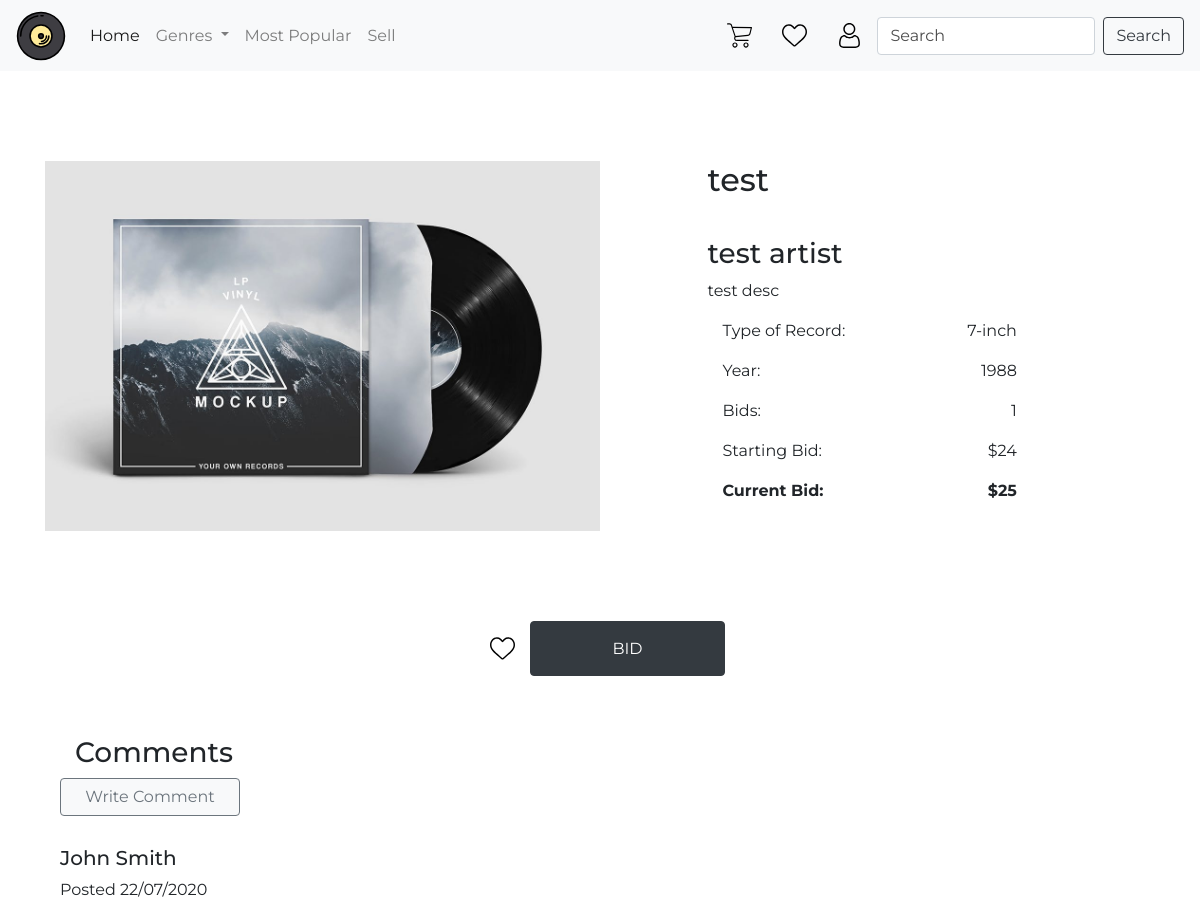
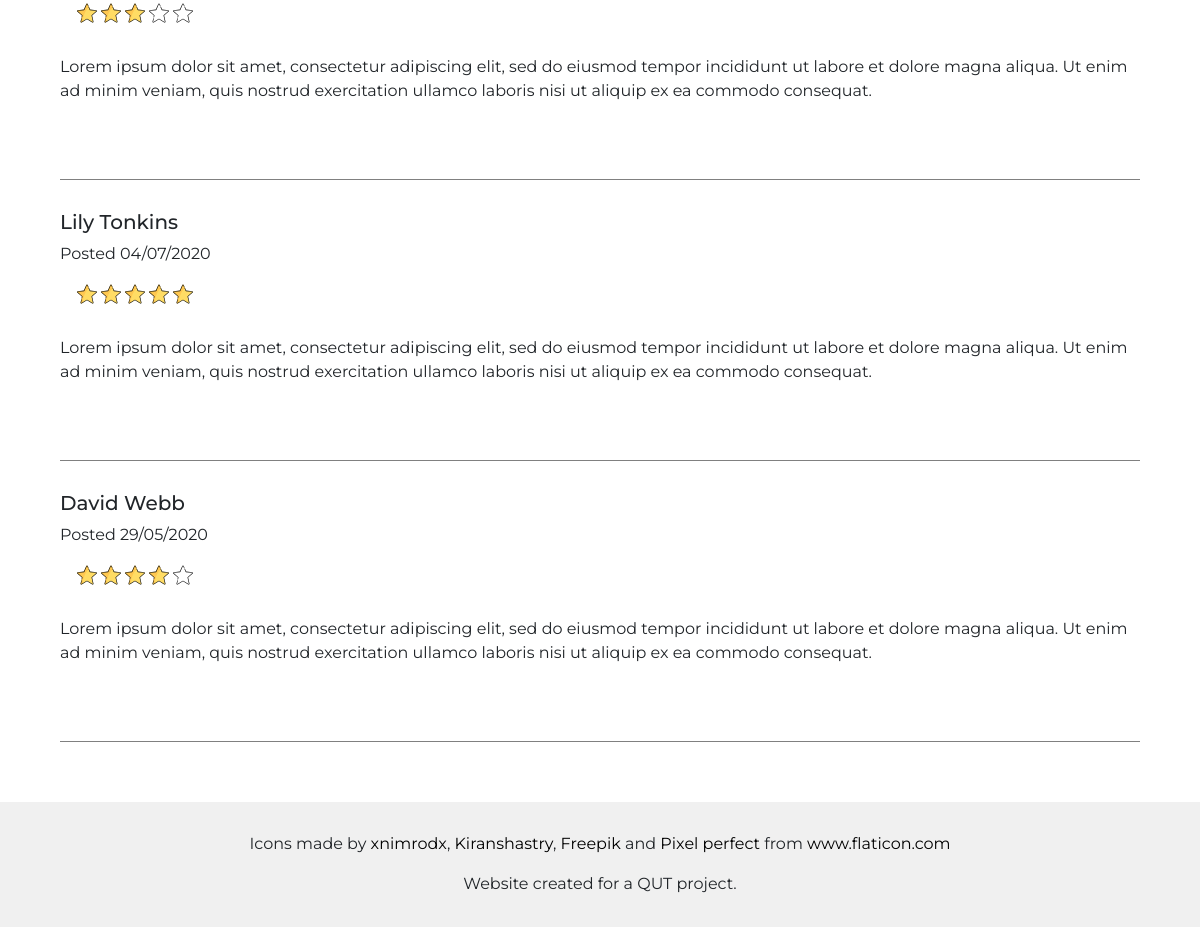
The page /item/25 on the database its author committed (2 pictures, top to bottom).
### auction/models.py (models this page shows, shortened)
class Item(db.Model):
    __tablename__ = 'items'
    id = db.Column(db.Integer, primary_key=True)
    name = db.Column(db.String(100), index=True, nullable=False)
    description = db.Column(db.String(200), nullable=False)
    artist = db.Column(db.String(100), index=True, nullable=False)
    genre = db.Column(db.String(80), index=True, nullable=False)
    year = db.Column(db.Integer, nullable=False)
    designation = db.Column(db.String(80), nullable=False)
    image = db.Column(db.String(400), nullable=False)
    starting_value = db.Column(db.Integer, nullable=False)
    current_value = db.Column(db.Integer, nullable=False)
    bid_number = db.Column(db.Integer, nullable=True)
    status = db.Column(db.String(80), index=True, nullable=False)
    user_id = db.Column(db.Integer, db.ForeignKey('users.id'))
    date_posted = db.Column(db.String, nullable=False)
    watchlists = db.relationship('Watchlist', backref='items')
    bids = db.relationship('Bid', backref='items')

### auction/auth.py (the view, shortened to what this page needs)
@bp2.route("/<id>")
def show(id):
    seller = False
    details = Item.query.filter_by(id=id).first()
    if seller:
        details = Item.query.filter_by(id=id).first()
        active_bids = Bid.query.filter_by(id=id).first()
        form = CloseAuctionForm()
        return render_template('seller_details.html', active_bids=active_bids, details=details, form=form)
    else:
        form = BidForm()
        details = Item.query.filter_by(id=id).first()
        return render_template('item_details.html', details=details, form=form)

### auction/forms.py
class BidForm(FlaskForm):
    value = IntegerField("Enter Bid Amount:", validators=[NumberRange(min=20), InputRequired
                                                    ("Please bid higher than the current bid")])
    submit = SubmitField("Bid")

### auction/templates/item_details.html (shortened to what this page needs)
{% extends 'base.html' %}
{% import "bootstrap/wtf.html" as wtf %}
{% block content %}
<div class="row def-padding space-between">
    <div class="col-lg-6 col-xs-12 top-btm-padding">
        <img class="img-fluid" src={{details.image}} alt="Record Image">
    </div>
    <div class="col-lg-5 col-xs-12 col-sm-12 col-md-12">
        <h2 class="top-btm-padding">{{details.name}}</h2>
        <h3>{{details.artist}}</h3>
        <p class="card-text">{{details.description}}</p>
        <div class="space-between col-lg-9 col-md-10 col-sm-12">
            <p>Type of Record: </p>
            <p>{{details.designation}}</p>
        </div>
        <div class="space-between col-lg-9 col-md-10 col-sm-12">
            <p>Year: </p>
            <p>{{details.year}}</p>
        </div>
        <div class="space-between col-lg-9 col-md-10 col-sm-12">
            <p>Bids: </p>
            <p>{{details.bid_number}}</p>
        </div>
        <div class="space-between col-lg-9 col-md-10 col-sm-12">
            <p>Starting Bid: </p>
            <p>${{details.starting_value}}</p>
        </div>
        <div class="space-between col-lg-9 col-md-10 col-sm-12 font-weight-bold">
            <p>Current Bid: </p>
            <p>${{details.current_value}}</p>
        </div>
    </div>
</div>
<div class="col-12 justify-center space-between">
    <a class="backgr-default icon-default" href="watchlist" id="watchlist-nav-link"></a>
    <button type="button" class="btn btn-dark col-lg-2 col-md-2 col-sm-10 col-xs-10" data-toggle="modal"
        data-target="#bidModal">BID</a>
</div>
<div class="col-12  def-padding ">
    <h3 class="col-12">Comments</h3>
    <a href="item_details" data-toggle="modal" data-target="#reviewModal"
        class="btn btn-light btn-outline-secondary col-lg-2 col-md-2 col-sm-10 col-xs-10">Write Comment</a>
    <div class="col-12  btm-border top-btm-padding">
        <div class="row">
            <h5 class="col-lg-12 col-sm-12 col-xs-12 ">John Smith</h5>
            <p class="col-lg- col-sm-12 col-xs-12 ">Posted 22/07/2020</p>
        </div>
        <div class="col-12 d-flex">
            <div class="stars star-filled "></div>
            <div class="stars star-filled"></div>
            <div class="stars star-filled"></div>
            <div class="stars star-outline"></div>
            <div class="stars star-outline"></div>
        </div>
        <p class="col-12 top-btm-padding">Lorem ipsum dolor sit amet, consectetur adipiscing elit, sed do eiusmod tempor
            incididunt ut labore et dolore magna aliqua. Ut enim ad minim veniam, quis nostrud exercitation ullamco
            laboris nisi ut aliquip ex ea commodo consequat.</p>
    </div>
    <div class="col-12  btm-border top-btm-padding">
        <div class="row">
            <h5 class="col-lg-12 col-sm-12 col-xs-12 ">Lily Tonkins</h5>
            <p class="col-lg- col-sm-12 col-xs-12 ">Posted 04/07/2020</p>
        </div>
        <div class="col-12 d-flex">
            <div class="stars star-filled "></div>
            <div class="stars star-filled"></div>
            <div class="stars star-filled"></div>
            <div class="stars star-filled"></div>
            <div class="stars star-filled"></div>
        </div>
        <p class="col-12 top-btm-padding">Lorem ipsum dolor sit amet, consectetur adipiscing elit, sed do eiusmod tempor
            incididunt ut labore et dolore magna aliqua. Ut enim ad minim veniam, quis nostrud exercitation ullamco
            laboris nisi ut aliquip ex ea commodo consequat.</p>
    </div>
    <div class="col-12  btm-border top-btm-padding">
        <div class="row">
            <h5 class="col-lg-12 col-sm-12 col-xs-12 ">David Webb</h5>
            <p class="col-lg- col-sm-12 col-xs-12 ">Posted 29/05/2020</p>
        </div>
        <div class="col-12 d-flex">
            <div class="stars star-filled "></div>
            <div class="stars star-filled"></div>
            <div class="stars star-filled"></div>
            <div class="stars star-filled"></div>
            <div class="stars star-outline"></div>
        </div>
        <p class="col-12 top-btm-padding">Lorem ipsum dolor sit amet, consectetur adipiscing elit, sed do eiusmod tempor
            incididunt ut labore et dolore magna aliqua. Ut enim ad minim veniam, quis nostrud exercitation ullamco
            laboris nisi ut aliquip ex ea commodo consequat.</p>
    </div>
</div>
{% endblock %}

### auction/static/styles/style.css (style rules this page uses)
* { font-family: Montserrat; }
a { color: initial; }
.backgr-default { background-size: 100%; background-repeat: no-repeat; }
.icon-default { width: 25px; height: 25px; margin: 15px; }
.stars { width: 20px; height: 20px; margin: 2px; }
.star-filled { background-image: url("../images/star-filled.svg"); }
.star-outline { background-image: url("../images/star.svg"); }
.def-padding { padding: 60px; }
.top-btm-padding { padding: 30px 0 30px 0; }
.btm-border { border-bottom: 1px solid grey; }
.space-between { display: flex; justify-content: space-between; }
.justify-center { display: flex; justify-content: center; }
#watchlist-nav-link { background-image: url("../images/heart.svg"); }
::placeholder { color: rgba(0,0,0,0.7) !important; opacity: 1; }

### rows shown on the page
Item: image (picture), name "test", artist "test artist", description "test desc", designation "7-inch", year "1988", bid_number "1", starting_value "24", current_value "25"
